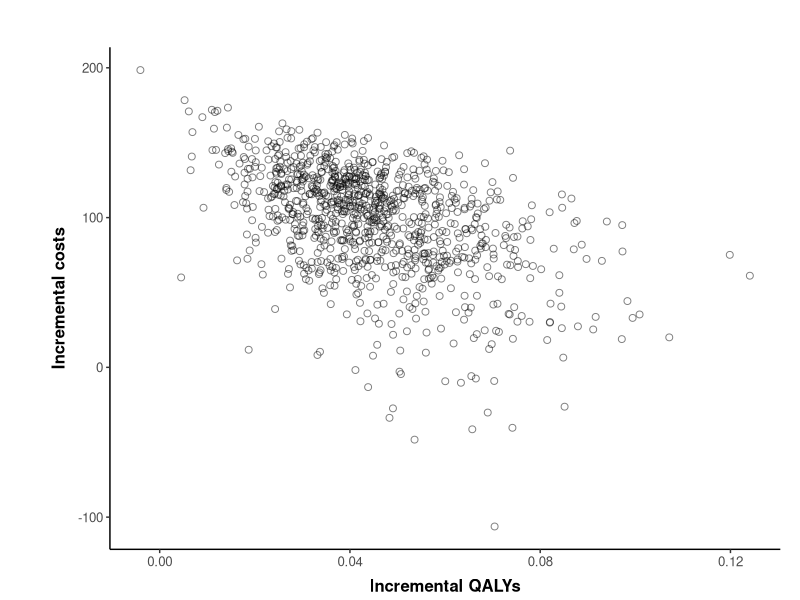
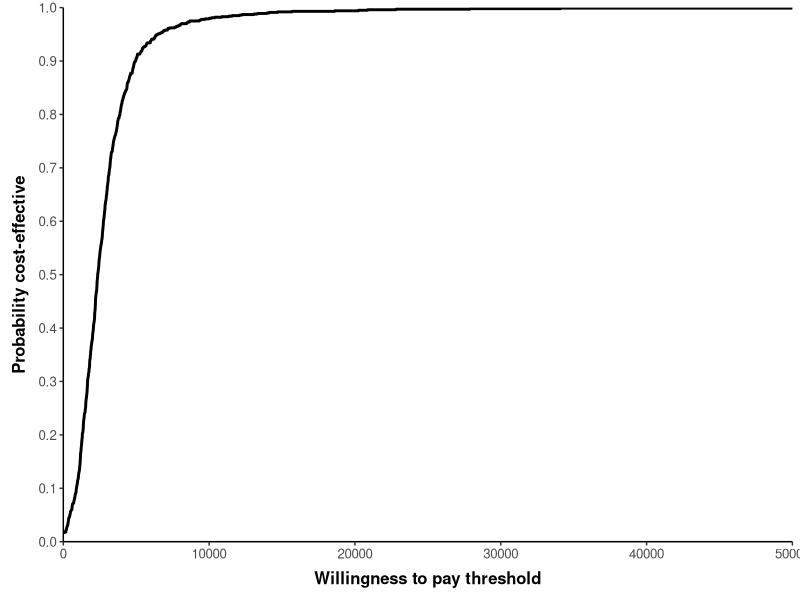
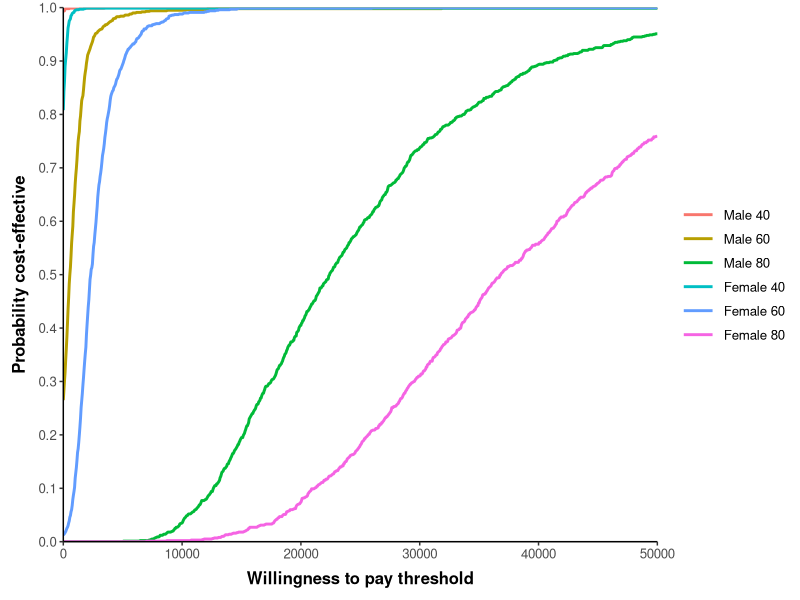

Recreate these plots in R, in order.
############ THR model #########################

##### (1) Set-up Model ######
### Set working directory as the folder this is stored in
require("rstudioapi")
setwd(dirname(getActiveDocumentContext()$path)) # Set working directory to source file

### libraries
if(!require(ggplot2)) install.packages('ggplot2')
library(ggplot2)
if(!require(reshape2)) install.packages('reshape2')
library(reshape2)

#  Reading the data needed from csv files
life.tables <- read.csv("life-table.csv", header=TRUE) ## importing lifetable
colnames(life.tables) <- c("Age","Index","Males","Female") ## making sure column names are correct
hazard.function <- read.csv("hazardfunction.csv", header=TRUE) ## importing the hazard inputs from the regression analysis
cov.55 <- read.csv("cov55.csv",row.names=1,header=TRUE) ## importing the covariance matrix

### Structural inputs
state.names <- c("PrimaryTHR","SuccessP","RevisionTHR","SuccessR","Death")
n.states <- length(state.names) # number of states in the model
seed <- c(1,0,0,0,0) #  Seed the starting states of the model
cycles <- 60 ## number of cycles running the model
cycle.v <- 1:cycles ## a vector of cycle numbers 1 - 60
cDR <- 0.06 ## set the discount rate for costs (6%)
oDR <- 0.015 ## set the discount rate for outcomes (15%)
discount.factor.c <- 1/(1+cDR)^cycle.v ## the discount factor matrix
discount.factor.o <- 1/(1+oDR)^cycle.v  ## discount factor matrix for utility 

##### (2) DETERMINISTIC PARAMETERS ######

# COSTS:
cSP0 <- 394 ## Cost of standard prosthesis
cNP1 <- 579 ## Cost of new prosthesis 1
cPrimary <- 0  ## Cost of a primary THR procedure - set to 0 for this model 
cSuccess <- 0 ## Cost of success - set to 0 for this model


### (3) Define Hazard function ####

## Coefficients - on the log hazard scale
mn.lngamma <- hazard.function$coefficient[1] ## Ancilliary parameter in Weibull distribution - equivalent to lngamma coefficient
mn.cons <- hazard.function$coefficient[2] ##Constant in survival analysis for baseline hazard
mn.ageC <- hazard.function$coefficient[3] ## Age coefficient in survival analysis for baseline hazard
mn.maleC <- hazard.function$coefficient[4] ## Male coefficient in survival analysis for baseline hazard
mn.NP1 <- hazard.function$coefficient[5]
mn <- c(mn.lngamma, mn.cons,mn.ageC,mn.maleC,mn.NP1) ## vector of mean values from the regression analysis
cholm <- t(chol(t(cov.55))) ## lower triangle of the Cholesky decomposition


#### (4) Defining shape and scale parameters ####
mn.cRevision <- 5294 ## mean cost of revision surgery
se.cRevision <- 1487 ## standard error of cost of revision surgery
a.cRevision <- (mn.cRevision/se.cRevision)^2 ## alpha value for cost of revision surgery 
b.cRevision <- (se.cRevision^2)/mn.cRevision ## beta value for cost of revision surgery

###  Transition probabilities - alpha & beta values:
a.PTHR2dead <- 2 ## alpha value for operative mortality from primary surgery
b.PTHR2dead <- 100- a.PTHR2dead ## beta value for operative mortality from primary surgery
a.rrr <- 4   ## alpha value for re-revision risk
b.rrr <- 100-a.rrr  ## beta value for re-revision risk

##  UTILITIES:
# primary prosthesis
mn.uSuccessP <- 0.85 ## mean utility value for successful primary prosthesis
se.uSuccessP <- 0.03 ## standard errror utility value for successful primary prosthesis
ab.uSuccessP <- mn.uSuccessP*(1-mn.uSuccessP)/(se.uSuccessP^2)-1 ## estimating alpha plus beta (ab)
a.uSuccessP <- mn.uSuccessP*ab.uSuccessP ## estimating alpha (a)
b.uSuccessP <- a.uSuccessP*(1-mn.uSuccessP)/mn.uSuccessP ## estimating beta (b)
## revision surgery
mn.uSuccessR <- 0.75 ## mean utility value for having a successful Revision THR
se.uSuccessR <- 0.04 ## standard error utility value for having a successful Revision THR
ab.uSuccessR <- mn.uSuccessR*(1-mn.uSuccessR)/(se.uSuccessR^2)-1 ## alpha + beta (ab)
a.uSuccessR <- mn.uSuccessR*ab.uSuccessR ## alpha (a)
b.uSuccessR <- a.uSuccessR*(1-mn.uSuccessR)/mn.uSuccessR ## beta(b)
## during the revision period 
mn.uRevision <- 0.30 ## mean utility score during the revision period
se.uRevision <- 0.03 ## standard error utility score during the revision period
ab.uRevision <- mn.uRevision*(1-mn.uRevision)/(se.uRevision^2)-1 ## alpha + beta (ab)
a.uRevision  <- mn.uRevision*ab.uRevision ## alpha (a)
b.uRevision  <- a.uRevision*(1-mn.uRevision)/mn.uRevision ## beta(b)

#####**** (5) SAMPLE FUNCTION ******#####

sim.runs <- 1000 

psa.sampling <- function(age = 60, male = 0, sim.runs = 1000){
  #### FUNCTION: sample probablistic parameters according to age and sex
  #### INPUTS: age (numeric), male (0 for female, 1 for male), though 
  #### other variables which are defined above are called within the function
  ### e.g. cycles
  #### OUTPUTS: a list with data frames and vectors for probablistic parameters 
  
  ###  Transition probabilities
  tp.PTHR2dead <- rbeta(sim.runs, a.PTHR2dead, b.PTHR2dead) ## OMR following primary THR
  tp.RTHR2dead <- rbeta(sim.runs, a.PTHR2dead, b.PTHR2dead)  ## OMR following revision THR
  ## creating a data.frame of sampled transition probabilites
  omr.df <- data.frame(tp.PTHR2dead, tp.RTHR2dead) 
  tp.rrr.vec <-rbeta(sim.runs, a.rrr, b.rrr) ## Re-revision risk transitions vector
  ###  Costs
  c.revision.vec <- rgamma(sim.runs, shape=a.cRevision, scale=b.cRevision) ## Gamma distribution draw for cost of revision surgery
  ##  Utilities
  uSuccessP <- rbeta(sim.runs, a.uSuccessP, b.uSuccessP) 
  uSuccessR <- rbeta(sim.runs, a.uSuccessR, b.uSuccessR) 
  uRevision <- rbeta(sim.runs, a.uRevision, b.uRevision) 
  ## Make a data frame to pass into the function
  state.utilities.df <- data.frame(uprimary=rep(0, sim.runs), 
                                   uSuccessP, uRevision, uSuccessR,
                                   udeath=rep(0, sim.runs))
  
  ## (6) Hazard function sampling ####
  z <- matrix(rnorm(5*sim.runs, 0, 1), nrow = sim.runs, ncol = 5) ## 5 random draws, by sim.runs
  r.table <- matrix(0, nrow = sim.runs, ncol = 5)
  colnames(r.table) <- c("lngamma", "cons", "age", "male", "NP1")
  
  for(i in 1:sim.runs){
    Tz <- cholm %*% z[i,] 
    x <- mn + Tz 
    r.table[i,] <- x[,1]
  }
  
  r <- as.data.frame(r.table)
  gamma.vec <- exp(r$lngamma)
  lambda.vec <- exp(r$cons + age * r$age + male*r$male)
  RR.vec <- exp(r$NP1)
  survival.df <- data.frame(gamma.vec,lambda.vec)## creating a data.frame with the parameters
  
  #### (7) Life-table sampling #####
  
  # set life table values beased on age and sex (not probablistic but dependent on)
  # age and sex variables chosen
  current.age <- age + cycle.v ## a vector of cohort age throughout the model
  interval <- findInterval(current.age, life.tables$Index)
  death.risk <- data.frame(age = current.age, males = life.tables[interval,3], females = life.tables[interval,4])
  col.key <- 3-male 
  mortality.vec <- death.risk[,col.key]
  
  ## combine outputs
  sample.output <- list(RR.vec = RR.vec,
                        omr.df = omr.df,
                        tp.rrr.vec = tp.rrr.vec,
                        survival.df = survival.df,
                        c.revision.vec = c.revision.vec,
                        state.utilities.df = state.utilities.df,
                        mortality.vec = mortality.vec)
  return(sample.output)
}

sample.output <- psa.sampling()

### (8) Defining outputs from sampling #####
RR.vec <- sample.output$RR.vec
omr.df <- sample.output$omr.df
tp.rrr.vec <- sample.output$tp.rrr.vec
survival.df <- sample.output$survival.df
c.revision.vec <- sample.output$c.revision.vec 
state.utilities.df <- sample.output$state.utilities.df 
mortality.vec <- sample.output$mortality.vec
## take a look at the above vectors and data.frames to see the samples produced
## these are defined out of the list here for use in the value of information analysis later on

####***** (9) THR MODEL FUNCTION ****#####
model.THR <- function(RR.NP1, ## from RR.vec
                      omr,  ## from omr.df
                      tp.rrr, ## from tp.rrr.vec
                      survival, ## from survival.df
                      c.revision, ## from c.revision.vec
                      state.util,## from state.utilities.df
                      mortality.vec) { ## background mortality based on life tables for age/sex combination
  ### FUNCTION: Run the THR model on the deterministic and probablistic parameters
  ## INPUTS: 3 data.frame rows (1 row from omr.df, survival.df & state.utilities.df) 
  ##        and 3 vector values (1 value from vectors; c.revision.vector, tp.rrr.vector, RR.vec)though 
  #### other variables which are defined above are called within the function
  ### e.g. cycles & age/sex are set in the psa.sampling function
  ## OUTPUTS: a labelled numeric output providing costs and qalys for SP0 and NP1, given the set of input parameters
  
  ## First, we need to unpack values from the data.frames provided to the function 
  # COSTS:
  state.costs<-c(cPrimary, cSuccess, c.revision, cSuccess, 0) ## a vector with the costs for each state
  # UTILITIES:
  state.utilities <- unlist(state.util)
  # TRANSITIONS
  tp.PTHR2dead <- unlist(omr[1,1])
  tp.RTHR2dead <- unlist(omr[1,2])
  gamma <- unlist(survival[1,1])
  lambda <- unlist(survival[1,2])
  
  ### (10) Integrating revision and mortality risks #### 
  revision.risk.sp0 <- 1- exp(lambda * ((cycle.v-1) ^gamma-cycle.v ^gamma))
  revision.risk.np1 <- 1- exp(lambda * RR.NP1 * ((cycle.v-1) ^gamma-cycle.v ^gamma))
  # Transition arrays
  tm.SP0 <- array(data=0,dim=c(n.states, n.states, cycles),
                  dimnames= list(state.names, state.names, 1:cycles)) ## an empty array of dimenions (number of states, number of states, number of cycles)
  # Now using vectorisation to complete this 
  tm.SP0["PrimaryTHR","Death",] <- tp.PTHR2dead 
  tm.SP0["PrimaryTHR","SuccessP",] <- 1 - tp.PTHR2dead 
  tm.SP0["SuccessP","RevisionTHR",] <- revision.risk.sp0 
  tm.SP0["SuccessP","Death",] <- mortality.vec
  tm.SP0["SuccessP","SuccessP",] <- 1 - revision.risk.sp0 - mortality.vec
  tm.SP0["RevisionTHR","Death",] <- tp.RTHR2dead + mortality.vec
  tm.SP0["RevisionTHR","SuccessR",] <- 1 - tp.RTHR2dead - mortality.vec
  tm.SP0["SuccessR","RevisionTHR",] <- tp.rrr
  tm.SP0["SuccessR","Death",] <- mortality.vec
  tm.SP0["SuccessR","SuccessR",] <- 1 - tp.rrr - mortality.vec
  tm.SP0["Death","Death",] <- 1 
  #  Create a trace for the standard prosthesis arm
  trace.SP0 <- matrix(data=0, nrow=cycles, ncol=n.states)
  colnames(trace.SP0) <- state.names
  
  trace.SP0[1,] <- seed%*%tm.SP0[,,1]
  
  for (i in 2:cycles) trace.SP0[i,] <- trace.SP0[i-1,]%*%tm.SP0[,,i]
  #### (11)  NP1 ARM #####
  tm.NP1 <- array(data=0,dim=c(n.states, n.states, cycles),
                  dimnames= list(state.names, state.names, 1:cycles)) ## an empty array of dimenions (number of states, number of states, number of cycles)
  ## naming all dimensions
  ### create a loop that creates a time dependent transition matrix for each cycle
  tm.NP1["PrimaryTHR","Death",] <- tp.PTHR2dead ## Primary THR either enter the death state or.. or..
  tm.NP1["PrimaryTHR","SuccessP",] <- 1 - tp.PTHR2dead ## they go into the success THR state 
  tm.NP1["SuccessP","RevisionTHR",] <- revision.risk.np1 ## revision risk with NP1 treatment arm 
  tm.NP1["SuccessP","Death",] <- mortality.vec
  tm.NP1["SuccessP","SuccessP",] <- 1 - revision.risk.np1 - mortality.vec
  tm.NP1["RevisionTHR","Death",] <- tp.RTHR2dead + mortality.vec
  tm.NP1["RevisionTHR","SuccessR",] <- 1 - tp.RTHR2dead - mortality.vec
  tm.NP1["SuccessR","RevisionTHR",] <- tp.rrr
  tm.NP1["SuccessR","Death",] <- mortality.vec[i]
  tm.NP1["SuccessR","SuccessR",] <- 1 - tp.rrr - mortality.vec
  tm.NP1["Death","Death",] <- 1 
  
  #  Create a trace for the standard prosthesis arm
  trace.NP1 <- matrix(data=0,nrow=cycles,ncol=n.states)
  colnames(trace.NP1) <- state.names
  trace.NP1[1,] <- seed%*%tm.NP1[,,1]
  for (i in 2:cycles) trace.NP1[i,] <- trace.NP1[i-1,]%*%tm.NP1[,,i]
  
  #### (12) Analysis #####
  # COST #
  cost.SP0 <- trace.SP0%*%state.costs  
  disc.cost.SP0 <- (discount.factor.c%*%cost.SP0) + cSP0   
  cost.NP1 <- trace.NP1%*%state.costs  
  disc.cost.NP1 <- (discount.factor.c%*%cost.NP1) + cNP1 
  
  # QALYS #
  QALYs.SP0 <- trace.SP0%*%state.utilities ## utility per cycle
  disc.QALYs.SP0 <- colSums(discount.factor.o%*%QALYs.SP0) ## total discounted utility
  QALYs.NP1 <- trace.NP1%*%state.utilities ## utility per cycle
  disc.QALYs.NP1 <- colSums(discount.factor.o%*%QALYs.NP1) ## total discounted utility
  
  output <- c(cost.SP0 = disc.cost.SP0,
              qalys.SP0 = disc.QALYs.SP0,
              cost.NP1 = disc.cost.NP1,
              qalys.NP1 = disc.QALYs.NP1,
              inc.cost = disc.cost.NP1 - disc.cost.SP0,
              inc.qalys = disc.QALYs.NP1 - disc.QALYs.SP0)
  
  return(output)
  
}

#### (13) Running the simulations ########

## creating an empty data.frame for simulation results to fill:
simulation.results <- data.frame("cost.SP0" = rep(as.numeric(NA), sim.runs), ## use the rep() function to create sim.runs rows of values
                                 "qalys.SP0"= rep(as.numeric(NA),sim.runs),
                                 "cost.NP1" = rep(as.numeric(NA),sim.runs),
                                 "qalys.NP1" = rep(as.numeric(NA), sim.runs),
                                 "inc.cost" = rep(as.numeric(NA),sim.runs),
                                 "inc.qalys"=  rep(as.numeric(NA),sim.runs))


## running the simulations and filling the simulation.results data.frame:
for(i in 1:sim.runs){
  simulation.results[i,] <-model.THR(RR.vec[i], omr.df[i,],  
                                     tp.rrr.vec[i], survival.df[i,],
                                     c.revision.vec[i], 
                                     state.utilities.df[i,], mortality.vec) 
  
}


### (14) Estimating average net monetary benefit ####

p.CE<-function(WTP, simulation.results) {# Estimate the probability of cost-effectiveness for a given willingness-to-pay ceiling ratio
  ## a function that estimates the probability of the new intervention
  # being cost-effective 
  # INPUTS: WTP = willingness to pay value (numeric)
  #         simulation.results = a data.frame output of PSA simulations which includes
  #         columns names "inc.qalys" and "inc.cost"   
  # OUTPUTS: A numeric value specifying the probability of cost-effectiveness given the inputs
  nmb <- simulation.results[,"inc.qalys"]*WTP - simulation.results[,"inc.cost"] ## vector of NMB estimates for each simulation length 1:sim.runs
  CE <- nmb>0   ## vector of TRUE/FALSE for each simulation length 1:sim.runs
  probCE<- mean(CE) ## the mean value of TRUE (=1) and FALSE (=0)
  return(probCE)
}

# Generate CEAC table
WTP.values <- seq(from = 0, to = 50000, by = 10) ## use the seq() function to get a vector of specified numeric values
CEAC <- data.frame(WTP = WTP.values, 
                   pCE = rep(as.numeric(NA),length(WTP.values)))

for (i in 1:length(WTP.values)) {
  CEAC[i,"pCE"]<- p.CE(CEAC[i,"WTP"], simulation.results)
}

##### (15) Subgroup Analyses ######

# CREATE ARRAY TO STORE THE RESULTS OF THE MODEL IN EACH SUBGROUP
subgroups.names <- c("Male 40", "Male 60", "Male 80", "Female 40", "Female 60", "Female 80")
subgroups.n <- length(subgroups.names)
simulation.subgroups <- array(data = 0, dim = c(sim.runs, length(colnames(simulation.results)), subgroups.n),
                              dimnames = list(1:sim.runs, colnames(simulation.results),subgroups.names))

# Run model for each subgroup, inputting the age and sex into the function, and record results within the array
sample.sub <- list()
sample.sub[[1]]<- psa.sampling(age = 40, male = 1)
sample.sub[[2]]<- psa.sampling(age = 60, male = 1)
sample.sub[[3]]<- psa.sampling(age = 80, male = 1)
sample.sub[[4]]<- psa.sampling(age = 40, male = 0)
sample.sub[[5]]<- psa.sampling(age = 60, male = 0)
sample.sub[[6]]<- psa.sampling(age = 80, male = 0)

for(i in 1:sim.runs){ 
  for(j in 1:6){ ## column = each subgroup
    simulation.subgroups[i,,j] <- model.THR(sample.sub[[j]]$RR.vec[i], sample.sub[[j]]$omr.df[i,],  sample.sub[[j]]$tp.rrr.vec[i], 
                                            sample.sub[[j]]$survival.df[i,],sample.sub[[j]]$c.revision.vec[i], 
                                            sample.sub[[j]]$state.utilities.df[i,], mortality.vec = sample.sub[[j]]$mortality.vec)
  }
}

# Create a CEAC table with lambda value sequence
WTP.values <- seq(from = 0, to = 50000, by = 50)
CEAC.subgroups <- matrix(data= as.numeric(NA), nrow=length(WTP.values), ncol=subgroups.n + 1)
CEAC.subgroups <- as.data.frame(CEAC.subgroups)
colnames(CEAC.subgroups) <- c("WTP", subgroups.names)
# Estimate probability cost-effective for all subgroups
for (i in 1:length(WTP.values)) {
  CEAC.subgroups[i,1]<-WTP.values[i]
  CEAC.subgroups[i,2]<-p.CE(WTP.values[i], simulation.subgroups[,,1])
  CEAC.subgroups[i,3]<-p.CE(WTP.values[i], simulation.subgroups[,,2])
  CEAC.subgroups[i,4]<-p.CE(WTP.values[i], simulation.subgroups[,,3])
  CEAC.subgroups[i,5]<-p.CE(WTP.values[i], simulation.subgroups[,,4])
  CEAC.subgroups[i,6]<-p.CE(WTP.values[i], simulation.subgroups[,,5])
  CEAC.subgroups[i,7]<-p.CE(WTP.values[i], simulation.subgroups[,,6])
}


######***PLOTS****#####################

#### (16) COST-EFFECTIVENESS PLANE #####
## Plotting:
xlabel = "Incremental QALYs"
ylabel = "Incremental costs"
ggplot(simulation.results) + 
  geom_point(shape = 21, size = 2, colour = "black", fill = NA, alpha = 0.5, aes(x=inc.qalys, y=inc.cost)) + 
  labs(x = xlabel, text = element_text(size=10)) + labs (y = ylabel, text = element_text(size=10)) + theme_classic() +
  theme(legend.title = element_blank(), axis.title=element_text(face="bold"), 
        axis.title.x = element_text(margin = margin(t = 7, r = 0, b = 3, l = 0)), 
        axis.title.y = element_text(margin = margin(t = 0, r = 7, b = 0, l = 3)), 
        panel.grid.major = element_blank(), panel.grid.minor = element_blank(), 
        legend.key.width=unit(1.8,"line"), text = element_text(size=12),
        plot.margin=unit(c(1.2,0.5,0,1.2),"cm"))


## plotting:
xlabel = "Willingness to pay threshold"
ylabel = "Probability cost-effective"
ggplot(CEAC) + geom_line(aes(x=WTP, y=pCE), size=1) + 
  labs(x = xlabel, text = element_text(size=10)) + labs(y = ylabel, text = element_text(size=10)) + theme_classic() +
  theme(legend.title = element_blank(), axis.title=element_text(face="bold"), 
        axis.title.x = element_text(margin = margin(t = 7, r = 0, b = 3, l = 0)), 
        axis.title.y = element_text(margin = margin(t = 0, r = 7, b = 0, l = 3)), 
        panel.grid.major = element_blank(), panel.grid.minor = element_blank(), 
        legend.key.width=unit(1.8,"line"), text = element_text(size=12)) + 
  scale_x_continuous(expand = c(0, 0.1)) + 
  scale_y_continuous(limits = c(0,1), breaks=seq(0,1,0.1), expand = c(0, 0))

### (17) COST-EFFECTIVENESS ACCEPTABILITY CURVES ####
## To plot the CEAC for subgroups We need to reshape the data from wide to long to use in ggplot 
CEAC.subgroups.long <- melt(CEAC.subgroups, id.vars = c("WTP"))
colnames(CEAC.subgroups.long) <- c("WTP", "group", "pCE")
## plotting:
xlabel = "Willingness to pay threshold"
ylabel = "Probability cost-effective"
ggplot(CEAC.subgroups.long) + geom_line(aes(x=WTP, y=pCE, color=group), size=1) + 
  labs(x = xlabel, text = element_text(size=10)) + labs(y = ylabel, text = element_text(size=10)) + theme_classic() +
  theme(legend.title = element_blank(), axis.title=element_text(face="bold"), 
        axis.title.x = element_text(margin = margin(t = 7, r = 0, b = 3, l = 0)), 
        axis.title.y = element_text(margin = margin(t = 0, r = 7, b = 0, l = 3)), 
        panel.grid.major = element_blank(), panel.grid.minor = element_blank(), 
        legend.key.width=unit(1.8,"line"), text = element_text(size=12)) + 
  scale_x_continuous(expand = c(0, 0.1)) + 
  scale_y_continuous(limits = c(0,1), breaks=seq(0,1,0.1), expand = c(0, 0))
